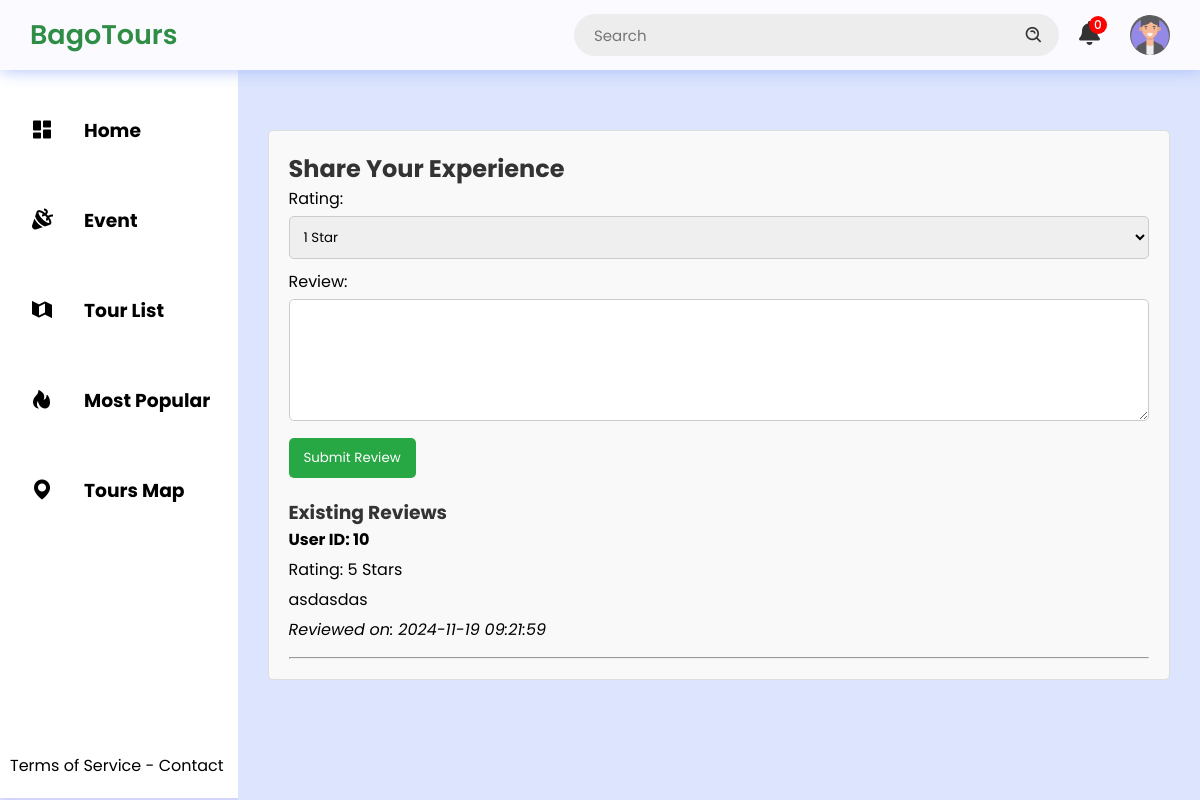
/rate_review.php?booking_id=63 (signed in), run on the app's committed database.
### tables this page shows
CREATE TABLE `review_rating` (
  `id` int(50) NOT NULL,
  `tour_id` int(50) NOT NULL,
  `user_id` int(50) NOT NULL,
  `rating` int(50) NOT NULL,
  `review` varchar(500) NOT NULL,
  `img` varchar(255) NOT NULL,
  `date_created` datetime NOT NULL DEFAULT current_timestamp()
);

### rate_review.php (the view, shortened to what this page needs)
<?php
require 'include/db_conn.php';
if (isset($_GET['booking_id'])) {
    $booking_id = $_GET['booking_id'];
    try {
        $stmt = $conn->prepare("SELECT * FROM booking WHERE id = :id");
        $stmt->bindParam(':id', $booking_id, PDO::PARAM_INT);
        $stmt->execute();
        $booking = $stmt->fetch(PDO::FETCH_ASSOC);
        if ($booking) {
            $tour_id = $booking['tour_id'];
        }
    } catch (PDOException $e) {
        error_log($e->getMessage());
    }
}
try {
    $stmt = $conn->prepare("SELECT * FROM review_rating WHERE tour_id = :tour_id ORDER BY date_created DESC");
    $stmt->bindParam(':tour_id', $tour_id, PDO::PARAM_INT);
    $stmt->execute();
    $reviews = $stmt->fetchAll(PDO::FETCH_ASSOC);
} catch (PDOException $e) {
    error_log($e->getMessage());
}
?>
<!DOCTYPE html>
<html lang="en">
<head>
    <link rel="stylesheet" href="user.css">
    <link rel="stylesheet" href="assets/css/login.css">
</head>
<?php include 'nav/topnav.php' ?>
<div class="main-container">
    <?php include 'nav/sidenav.php' ?>
    <div class="main">
        <div class="review-section">
                <h2>Share Your Experience</h2>
                <form method="POST" action="">
                <label for="rating">Rating:</label>
                <select name="rating" id="rating" required>
                    <option value="1">1 Star</option>
                </select>
                <br>
                <label for="review">Review:</label>
                <textarea name="review" id="review" rows="5" required></textarea>
                <br>
                <button type="submit" name="submit_review">Submit Review</button>
            </form>
            <h3>Existing Reviews</h3>
            <div class="reviews">
                <?php if ($reviews): ?>
                    <?php foreach ($reviews as $row): ?>
                        <div class="review">
                            <strong>User ID: <?php echo htmlspecialchars($row['user_id']); ?></strong>
                            <p>Rating: <?php echo htmlspecialchars($row['rating']); ?> Stars</p>
                            <p><?php echo nl2br(htmlspecialchars($row['review'])); ?></p>
                            <p><em>Reviewed on: <?php echo htmlspecialchars($row['date_created']); ?></em></p>
                        </div>
                        <hr>
                    <?php endforeach; ?>
                <?php else: ?>
                    <p>No reviews yet. Be the first to review!</p>
                <?php endif; ?>
            </div>
        </div>
    </div>
</div>
</body>
</html>

### user.css (style rules this page uses)
* { margin: 0; padding: 0; box-sizing: border-box; font-family: "Poppins", sans-serif; }
:root { --background-color1: #fafaff; --background-color2: #ffffff; --background-color3: #ededed; --background-color4: #cad7fda4; --primary-color: #4b49ac; --secondary-color: #0c007d; --Border-color: #3f0097; --one-use-color: #3f0097; --two-use-color: #5500cb; }
.main-container { display: flex; width: 100vw; position: relative; top: 70px; z-index: 1; }
.main { height: calc(100vh - 70px); width: 100%; overflow-y: scroll; overflow-x: hidden; padding: 40px 30px 30px 30px; }

### rate_review.php (style rules this page uses)
.review-section { padding: 20px; background-color: #f9f9f9; border: 1px solid #ddd; border-radius: 5px; margin-top: 20px; }
.review-section h2, .review-section h3 { color: #333; }
.review-section form { margin-bottom: 20px; }
.review-section label { display: block; margin-bottom: 5px; }
.review-section select, .review-section textarea { width: 100%; padding: 10px; margin-bottom: 10px; border: 1px solid #ccc; border-radius: 5px; }
.review-section button { background-color: #28a745; color: white; border: none; padding: 10px 15px; border-radius: 5px; cursor: pointer; }
.review { margin-bottom: 15px; }
.review strong { display: block; margin-bottom: 5px; }
.review p { margin: 5px 0; }

### data on the page
review_rating: user "10", rating "5", review "asdasdas", date_created "2024-11-19 09:21:59"

### other printed values
$notifCount "0"
